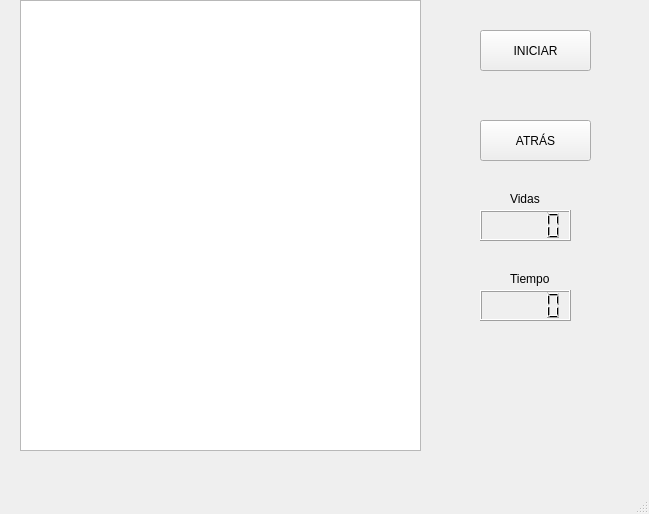
<?xml version="1.0" encoding="UTF-8"?>
<ui version="4.0">
 <class>MainWindow</class>
 <widget class="QMainWindow" name="MainWindow">
  <property name="geometry">
   <rect>
    <x>0</x>
    <y>0</y>
    <width>649</width>
    <height>514</height>
   </rect>
  </property>
  <property name="windowTitle">
   <string>MainWindow</string>
  </property>
  <widget class="QWidget" name="centralwidget">
   <widget class="QGraphicsView" name="escena">
    <property name="geometry">
     <rect>
      <x>20</x>
      <y>0</y>
      <width>401</width>
      <height>451</height>
     </rect>
    </property>
    <property name="styleSheet">
     <string notr="true">border-image:url(:/imagenes/mapa1.png)
</string>
    </property>
    <property name="verticalScrollBarPolicy">
     <enum>Qt::ScrollBarAlwaysOff</enum>
    </property>
    <property name="horizontalScrollBarPolicy">
     <enum>Qt::ScrollBarAlwaysOff</enum>
    </property>
   </widget>
   <widget class="QPushButton" name="iniciar">
    <property name="geometry">
     <rect>
      <x>480</x>
      <y>30</y>
      <width>111</width>
      <height>41</height>
     </rect>
    </property>
    <property name="text">
     <string>INICIAR</string>
    </property>
   </widget>
   <widget class="QPushButton" name="atras">
    <property name="geometry">
     <rect>
      <x>480</x>
      <y>120</y>
      <width>111</width>
      <height>41</height>
     </rect>
    </property>
    <property name="text">
     <string>ATRÁS</string>
    </property>
   </widget>
   <widget class="QLabel" name="Vidas">
    <property name="geometry">
     <rect>
      <x>510</x>
      <y>190</y>
      <width>67</width>
      <height>17</height>
     </rect>
    </property>
    <property name="text">
     <string>Vidas</string>
    </property>
   </widget>
   <widget class="QLCDNumber" name="vidas">
    <property name="geometry">
     <rect>
      <x>480</x>
      <y>210</y>
      <width>91</width>
      <height>31</height>
     </rect>
    </property>
   </widget>
   <widget class="QLabel" name="Tiempo">
    <property name="geometry">
     <rect>
      <x>510</x>
      <y>270</y>
      <width>67</width>
      <height>17</height>
     </rect>
    </property>
    <property name="text">
     <string>Tiempo</string>
    </property>
   </widget>
   <widget class="QLCDNumber" name="tiempo">
    <property name="geometry">
     <rect>
      <x>480</x>
      <y>290</y>
      <width>91</width>
      <height>31</height>
     </rect>
    </property>
   </widget>
   <widget class="QLabel" name="meta">
    <property name="geometry">
     <rect>
      <x>130</x>
      <y>370</y>
      <width>191</width>
      <height>21</height>
     </rect>
    </property>
    <property name="text">
     <string/>
    </property>
   </widget>
   <widget class="QLabel" name="Boom">
    <property name="geometry">
     <rect>
      <x>170</x>
      <y>390</y>
      <width>91</width>
      <height>61</height>
     </rect>
    </property>
    <property name="text">
     <string/>
    </property>
   </widget>
  </widget>
  <widget class="QMenuBar" name="menubar">
   <property name="geometry">
    <rect>
     <x>0</x>
     <y>0</y>
     <width>649</width>
     <height>21</height>
    </rect>
   </property>
  </widget>
  <widget class="QStatusBar" name="statusbar"/>
 </widget>
 <resources/>
 <connections/>
</ui>
